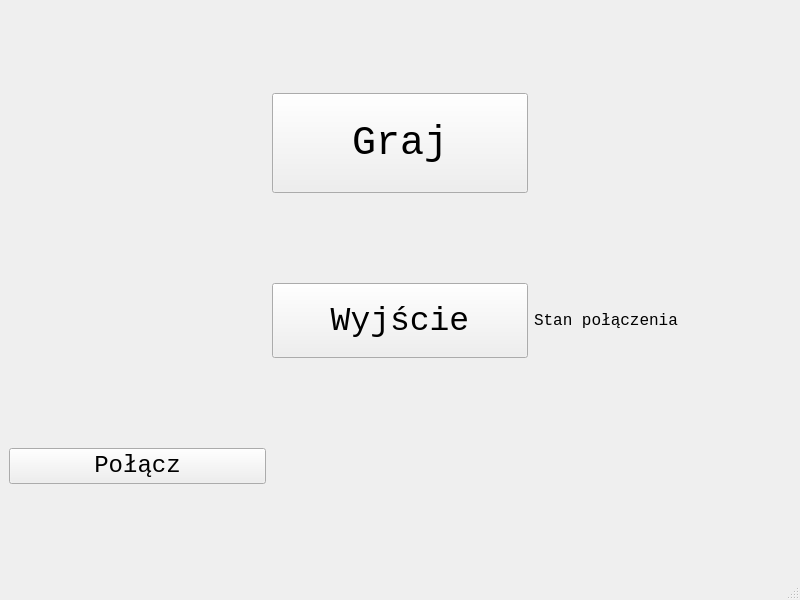
<?xml version="1.0" encoding="UTF-8"?>
<ui version="4.0">
 <class>MainWindow</class>
 <widget class="QMainWindow" name="MainWindow">
  <property name="geometry">
   <rect>
    <x>0</x>
    <y>0</y>
    <width>800</width>
    <height>600</height>
   </rect>
  </property>
  <property name="font">
   <font>
    <family>Courier New</family>
   </font>
  </property>
  <property name="windowTitle">
   <string>Fly and Shoot</string>
  </property>
  <property name="autoFillBackground">
   <bool>false</bool>
  </property>
  <property name="styleSheet">
   <string notr="true"/>
  </property>
  <widget class="QWidget" name="centralwidget">
   <layout class="QGridLayout" name="gridLayout">
    <item row="1" column="1">
     <widget class="QPushButton" name="pushButtonWyjscie">
      <property name="sizePolicy">
       <sizepolicy hsizetype="Minimum" vsizetype="Fixed">
        <horstretch>0</horstretch>
        <verstretch>100</verstretch>
       </sizepolicy>
      </property>
      <property name="minimumSize">
       <size>
        <width>0</width>
        <height>75</height>
       </size>
      </property>
      <property name="font">
       <font>
        <family>Courier New</family>
        <pointsize>25</pointsize>
       </font>
      </property>
      <property name="text">
       <string>Wyjście</string>
      </property>
     </widget>
    </item>
    <item row="0" column="4">
     <spacer name="horizontalSpacer">
      <property name="orientation">
       <enum>Qt::Horizontal</enum>
      </property>
      <property name="sizeType">
       <enum>QSizePolicy::MinimumExpanding</enum>
      </property>
      <property name="sizeHint" stdset="0">
       <size>
        <width>80</width>
        <height>20</height>
       </size>
      </property>
     </spacer>
    </item>
    <item row="0" column="0">
     <spacer name="horizontalSpacer_2">
      <property name="orientation">
       <enum>Qt::Horizontal</enum>
      </property>
      <property name="sizeHint" stdset="0">
       <size>
        <width>40</width>
        <height>20</height>
       </size>
      </property>
     </spacer>
    </item>
    <item row="2" column="0">
     <widget class="QPushButton" name="pushButtonPolacz">
      <property name="minimumSize">
       <size>
        <width>0</width>
        <height>30</height>
       </size>
      </property>
      <property name="font">
       <font>
        <family>Courier New</family>
        <pointsize>18</pointsize>
       </font>
      </property>
      <property name="text">
       <string>Połącz</string>
      </property>
     </widget>
    </item>
    <item row="2" column="1">
     <spacer name="horizontalSpacer_3">
      <property name="orientation">
       <enum>Qt::Horizontal</enum>
      </property>
      <property name="sizeHint" stdset="0">
       <size>
        <width>40</width>
        <height>20</height>
       </size>
      </property>
     </spacer>
    </item>
    <item row="2" column="4">
     <widget class="QLabel" name="labelStanPolaczeniaIcon">
      <property name="text">
       <string/>
      </property>
     </widget>
    </item>
    <item row="1" column="4">
     <widget class="QLabel" name="labelStanPolaczenia">
      <property name="enabled">
       <bool>true</bool>
      </property>
      <property name="sizePolicy">
       <sizepolicy hsizetype="Fixed" vsizetype="Fixed">
        <horstretch>0</horstretch>
        <verstretch>0</verstretch>
       </sizepolicy>
      </property>
      <property name="font">
       <font>
        <family>Courier New</family>
        <pointsize>12</pointsize>
       </font>
      </property>
      <property name="text">
       <string>Stan połączenia</string>
      </property>
     </widget>
    </item>
    <item row="0" column="1">
     <widget class="QPushButton" name="pushButtonGraj">
      <property name="sizePolicy">
       <sizepolicy hsizetype="Minimum" vsizetype="Fixed">
        <horstretch>0</horstretch>
        <verstretch>100</verstretch>
       </sizepolicy>
      </property>
      <property name="minimumSize">
       <size>
        <width>256</width>
        <height>100</height>
       </size>
      </property>
      <property name="font">
       <font>
        <family>Courier New</family>
        <pointsize>30</pointsize>
       </font>
      </property>
      <property name="styleSheet">
       <string notr="true"/>
      </property>
      <property name="text">
       <string>Graj</string>
      </property>
      <property name="flat">
       <bool>false</bool>
      </property>
     </widget>
    </item>
   </layout>
  </widget>
  <widget class="QStatusBar" name="statusbar"/>
 </widget>
 <resources/>
 <connections>
  <connection>
   <sender>pushButtonWyjscie</sender>
   <signal>clicked()</signal>
   <receiver>MainWindow</receiver>
   <slot>close()</slot>
   <hints>
    <hint type="sourcelabel">
     <x>419</x>
     <y>302</y>
    </hint>
    <hint type="destinationlabel">
     <x>504</x>
     <y>358</y>
    </hint>
   </hints>
  </connection>
 </connections>
</ui>
